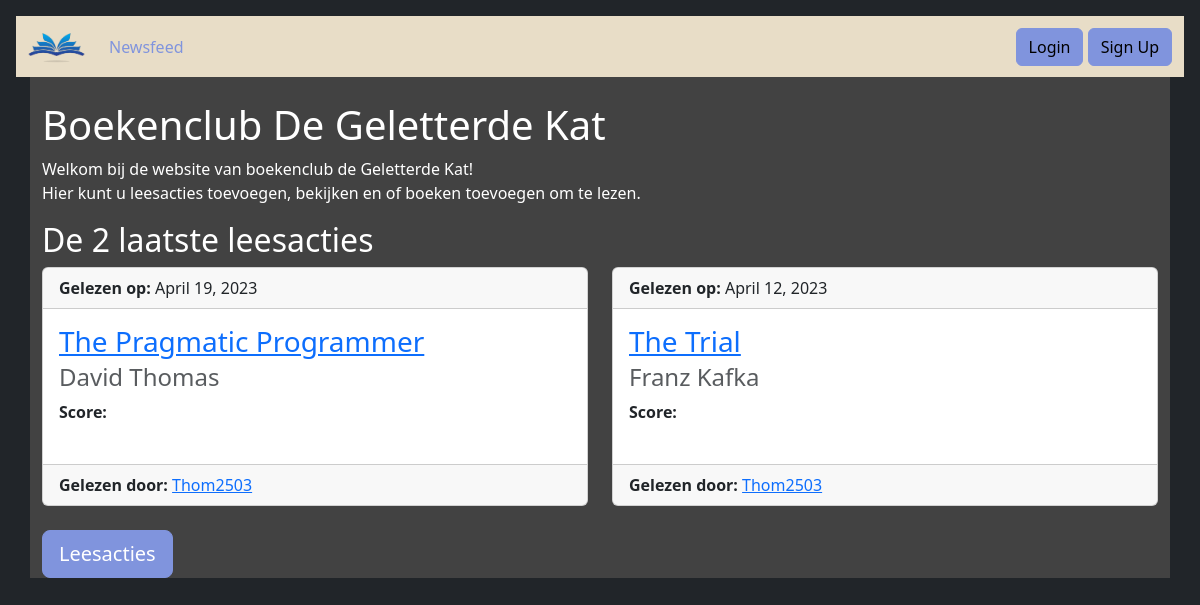
The page / on the database its author committed.
### base/models.py (models this page shows, shortened)
class Read(models.Model):
    book = models.ForeignKey(Book, on_delete=models.CASCADE)
    user = models.ForeignKey(User, on_delete=models.CASCADE)
    date = models.DateField(null=True, blank=True)
    score = models.IntegerField(max_length=1)

class Book(models.Model):
    title = models.CharField(max_length=100)
    author = models.CharField(max_length=100)
    genre = models.CharField(max_length=75)
    number_of_pages = models.IntegerField(max_length=5)
    approved = models.BooleanField(default=False)
    approved_by = models.ForeignKey(User, on_delete=models.CASCADE, null=True, blank=True)

### base/views.py (the view)
# urls.py: path('', views.index, name='index'),
def index(request):
    actions = Read.objects.all().order_by('-pk')[:2]
    context = {'actions': actions}
    return render(request, 'base/index.html', context)

### base/templates/base/index.html (shortened to what this page needs)
{% extends 'base/base.html' %}
{% load static %}
{% block content %}
	<h1>Boekenclub De Geletterde Kat</h1>
	<p>
	Welkom bij de website van boekenclub de Geletterde Kat!<br>
	Hier kunt u leesacties toevoegen, bekijken en of boeken toevoegen om te lezen.
	</p>
	<h2>De 2 laatste leesacties</h2>
	{% include "base/feedcards.html" %}
	<br>
	<a class="btn btn-primary btn-lg" href="{% url 'base:readfeed' %}" >Leesacties</a>
{% endblock %}

### base/templates/base/feedcards.html (shortened to what this page needs)
{% load static %}
<div class="row row-cols-1 row-cols-md-2 g-4 text-black">
	{% for action in actions %}
		<div class="col">
			<div class="card">
				<div class="card-header">
					<strong>Gelezen op: </strong> {{ action.date }} <br>
				</div>
				<div class="card-body">
					<h3 class="card-title"><a href="{% url 'base:book_detail' action.book.pk %}">{{ action.book.title }}</a></h3>
					<h4 class="card-subtitle mb-2 text-muted">{{ action.book.author }}</h4>
					<strong>Score: </strong><br>
					<br>
				</div>
				<div class="card-footer">
					<strong>Gelezen door: </strong> <a href="{% url 'base:profile' action.user %}">{{ action.user }}</a>
				</div>
			</div>
		</div>
	{% empty %}
		<div class="col">
			<div class="alert alert-warning">
				Er zijn geen leesacties gevonden.
			</div>
		</div>
	{% endfor %}
</div>

### base/static/css/style.css (style rules this page uses)
.btn { background-color: #8094DD; border-color: #8094DD; }

### rows shown on the page
Read: date "April 19, 2023", book "The Pragmatic Programmer", book.author "David Thomas", user "Thom2503"
Read: date "April 12, 2023", book "The Trial", book.author "Franz Kafka", user "Thom2503"
